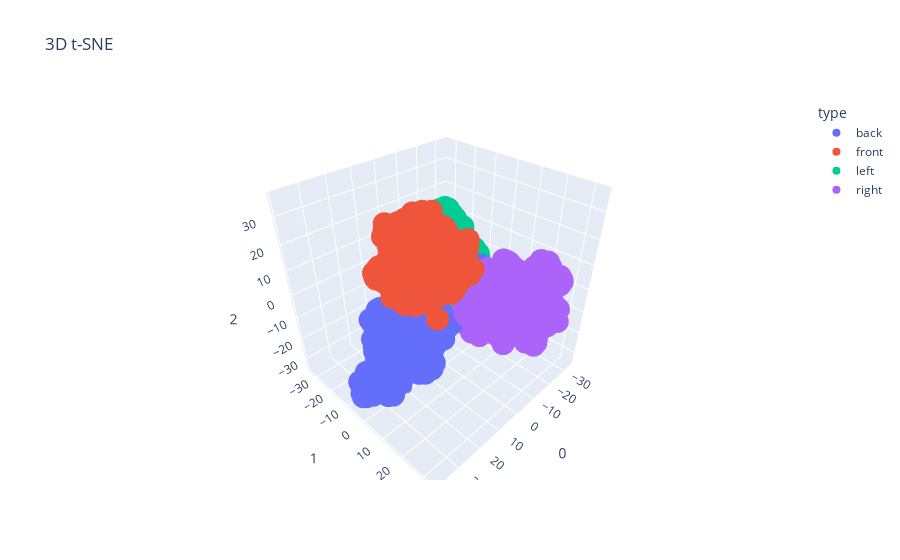

This figure's notebook cell:
### Code cell
fig = px.scatter_3d(tsne, x=0, y=1, z=2, color=colors, labels={'color': label}, hover_name=filenames, title='3D t-SNE')
fig.show()

### Figure 1 — Plotly figure (JSON) as saved in the notebook; plotly's stock layout.template omitted (floating-point values rounded to 4 significant figures; data arrays with more than 128 entries replaced by an {"elided": "..."} marker saying what was removed)
{"data": [{"hovertemplate": "<b>%{hovertext}</b><br><br>type=back<br>0=%{x}<br>1=%{y}<br>2=%{z}<extra></extra>", "hovertext": {"elided": "912 str values"}, "legendgroup": "back", "marker": {"color": "#636efa", "symbol": "circle"}, "mode": "markers", "name": "back", "scene": "scene", "showlegend": true, "type": "scatter3d", "x": {"elided": "912 float values"}, "y": {"elided": "912 float values"}, "z": {"elided": "912 float values"}}, {"hovertemplate": "<b>%{hovertext}</b><br><br>type=front<br>0=%{x}<br>1=%{y}<br>2=%{z}<extra></extra>", "hovertext": {"elided": "912 str values"}, "legendgroup": "front", "marker": {"color": "#EF553B", "symbol": "circle"}, "mode": "markers", "name": "front", "scene": "scene", "showlegend": true, "type": "scatter3d", "x": {"elided": "912 float values"}, "y": {"elided": "912 float values"}, "z": {"elided": "912 float values"}}, {"hovertemplate": "<b>%{hovertext}</b><br><br>type=left<br>0=%{x}<br>1=%{y}<br>2=%{z}<extra></extra>", "hovertext": {"elided": "912 str values"}, "legendgroup": "left", "marker": {"color": "#00cc96", "symbol": "circle"}, "mode": "markers", "name": "left", "scene": "scene", "showlegend": true, "type": "scatter3d", "x": {"elided": "912 float values"}, "y": {"elided": "912 float values"}, "z": {"elided": "912 float values"}}, {"hovertemplate": "<b>%{hovertext}</b><br><br>type=right<br>0=%{x}<br>1=%{y}<br>2=%{z}<extra></extra>", "hovertext": {"elided": "912 str values"}, "legendgroup": "right", "marker": {"color": "#ab63fa", "symbol": "circle"}, "mode": "markers", "name": "right", "scene": "scene", "showlegend": true, "type": "scatter3d", "x": {"elided": "912 float values"}, "y": {"elided": "912 float values"}, "z": {"elided": "912 float values"}}], "layout": {"legend": {"title": {"text": "type"}, "tracegroupgap": 0}, "scene": {"domain": {"x": [0, 1], "y": [0, 1]}, "xaxis": {"title": {"text": "0"}}, "yaxis": {"title": {"text": "1"}}, "zaxis": {"title": {"text": "2"}}}, "title": {"text": "3D t-SNE"}}}
